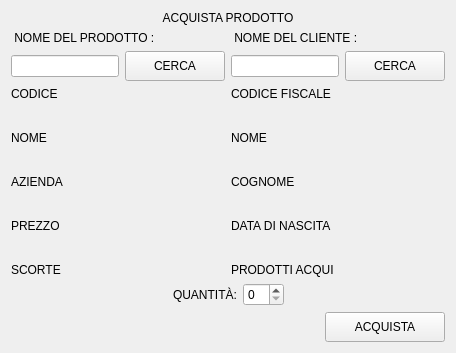
               <widget class="QWidget" name="page_acquista">
                <layout class="QVBoxLayout" name="verticalLayout_41">
                 <item>
                  <widget class="QLabel" name="label_25">
                   <property name="maximumSize">
                    <size>
                     <width>16777215</width>
                     <height>100</height>
                    </size>
                   </property>
                   <property name="text">
                    <string>ACQUISTA PRODOTTO</string>
                   </property>
                   <property name="alignment">
                    <set>Qt::AlignCenter</set>
                   </property>
                  </widget>
                 </item>
                 <item>
                  <layout class="QHBoxLayout" name="horizontalLayout_35">
                   <item>
                    <layout class="QVBoxLayout" name="verticalLayout_21">
                     <item>
                      <widget class="QLabel" name="label_18">
                       <property name="text">
                        <string> NOME DEL PRODOTTO :</string>
                       </property>
                      </widget>
                     </item>
                     <item>
                      <layout class="QHBoxLayout" name="horizontalLayout_13">
                       <item>
                        <widget class="QLineEdit" name="mod_cerca_prodotto_acquista">
                         <property name="text">
                          <string/>
                         </property>
                        </widget>
                       </item>
                       <item>
                        <widget class="QPushButton" name="bt_mod_cerca_prodotto_acquista">
                         <property name="minimumSize">
                          <size>
                           <width>100</width>
                           <height>30</height>
                          </size>
                         </property>
                         <property name="text">
                          <string>CERCA</string>
                         </property>
                        </widget>
                       </item>
                      </layout>
                     </item>
                     <item>
                      <layout class="QHBoxLayout" name="horizontalLayout_14">
                       <item>
                        <layout class="QVBoxLayout" name="verticalLayout_19">
                         <property name="spacing">
                          <number>30</number>
                         </property>
                         <item>
                          <widget class="QLabel" name="label_20">
                           <property name="text">
                            <string>CODICE</string>
                           </property>
                          </widget>
                         </item>
                         <item>
                          <widget class="QLabel" name="label_21">
                           <property name="text">
                            <string>NOME</string>
                           </property>
                          </widget>
                         </item>
                         <item>
                          <widget class="QLabel" name="label_22">
                           <property name="text">
                            <string>AZIENDA</string>
                           </property>
                          </widget>
                         </item>
                         <item>
                          <widget class="QLabel" name="label_23">
                           <property name="text">
                            <string>PREZZO</string>
                           </property>
                          </widget>
                         </item>
                         <item>
                          <widget class="QLabel" name="label_24">
                           <property name="text">
                            <string>SCORTE</string>
                           </property>
                          </widget>
                         </item>
                        </layout>
                       </item>
                       <item>
                        <layout class="QVBoxLayout" name="verticalLayout_20">
                         <property name="spacing">
                          <number>30</number>
                         </property>
                         <item>
                          <widget class="QLabel" name="label_codiceProdotto_acquista">
                           <property name="text">
                            <string/>
                           </property>
                          </widget>
                         </item>
                         <item>
                          <widget class="QLabel" name="label_nomeProdotto_acquista">
                           <property name="text">
                            <string/>
                           </property>
                          </widget>
                         </item>
                         <item>
                          <widget class="QLabel" name="label_acqiendaProdotto_acquista">
                           <property name="text">
                            <string/>
                           </property>
                          </widget>
                         </item>
                         <item>
                          <widget class="QLabel" name="label_prezzoProdotto_acquista">
                           <property name="text">
                            <string/>
                           </property>
                          </widget>
                         </item>
                         <item>
                          <widget class="QLabel" name="label_scorteProdotto_acquista">
                           <property name="text">
                            <string/>
                           </property>
                          </widget>
                         </item>
                        </layout>
                       </item>
                      </layout>
                     </item>
                    </layout>
                   </item>
                   <item>
                    <layout class="QVBoxLayout" name="verticalLayout_28">
                     <item>
                      <widget class="QLabel" name="label_26">
                       <property name="text">
                        <string> NOME DEL CLIENTE :</string>
                       </property>
                      </widget>
                     </item>
                     <item>
                      <layout class="QHBoxLayout" name="horizontalLayout_15">
                       <item>
                        <widget class="QLineEdit" name="mod_cerca_cliente_acquista">
                         <property name="text">
                          <string/>
                         </property>
                        </widget>
                       </item>
                       <item>
                        <widget class="QPushButton" name="bt_mod_cerca_cliente_acquista">
                         <property name="minimumSize">
                          <size>
                           <width>100</width>
                           <height>30</height>
                          </size>
                         </property>
                         <property name="text">
                          <string>CERCA</string>
                         </property>
                        </widget>
                       </item>
                      </layout>
                     </item>
                     <item>
                      <layout class="QHBoxLayout" name="horizontalLayout_32">
                       <item>
                        <layout class="QVBoxLayout" name="verticalLayout_30">
                         <property name="spacing">
                          <number>30</number>
                         </property>
                         <item>
                          <widget class="QLabel" name="label_27">
                           <property name="text">
                            <string>CODICE FISCALE</string>
                           </property>
                          </widget>
                         </item>
                         <item>
                          <widget class="QLabel" name="label_28">
                           <property name="text">
                            <string>NOME</string>
                           </property>
                          </widget>
                         </item>
                         <item>
                          <widget class="QLabel" name="label_29">
                           <property name="text">
                            <string>COGNOME</string>
                           </property>
                          </widget>
                         </item>
                         <item>
                          <widget class="QLabel" name="label_30">
                           <property name="text">
                            <string>DATA DI NASCITA</string>
                           </property>
                          </widget>
                         </item>
                         <item>
                          <widget class="QLabel" name="label_31">
                           <property name="text">
                            <string>PRODOTTI ACQUI</string>
                           </property>
                          </widget>
                         </item>
                        </layout>
                       </item>
                       <item>
                        <layout class="QVBoxLayout" name="verticalLayout_40">
                         <property name="spacing">
                          <number>30</number>
                         </property>
                         <item>
                          <widget class="QLabel" name="label_codiceFiscaleCliente_acquista">
                           <property name="text">
                            <string/>
                           </property>
                          </widget>
                         </item>
                         <item>
                          <widget class="QLabel" name="label_nomeCliente_acquista">
                           <property name="text">
                            <string/>
                           </property>
                          </widget>
                         </item>
                         <item>
                          <widget class="QLabel" name="label_cognomeCliente_acquista">
                           <property name="text">
                            <string/>
                           </property>
                          </widget>
                         </item>
                         <item>
                          <widget class="QLabel" name="label_dataDiNascitaCliente_acquista">
                           <property name="text">
                            <string/>
                           </property>
                          </widget>
                         </item>
                         <item>
                          <widget class="QLabel" name="label_prodottiAcquistatiCliente_acquista">
                           <property name="text">
                            <string/>
                           </property>
                          </widget>
                         </item>
                        </layout>
                       </item>
                      </layout>
                     </item>
                    </layout>
                   </item>
                  </layout>
                 </item>
                 <item>
                  <layout class="QHBoxLayout" name="horizontalLayout_33">
                   <item>
                    <spacer name="horizontalSpacer_8">
                     <property name="orientation">
                      <enum>Qt::Horizontal</enum>
                     </property>
                     <property name="sizeHint" stdset="0">
                      <size>
                       <width>40</width>
                       <height>20</height>
                      </size>
                     </property>
                    </spacer>
                   </item>
                   <item>
                    <widget class="QLabel" name="label_32">
                     <property name="text">
                      <string>QUANTITÀ:</string>
                     </property>
                    </widget>
                   </item>
                   <item>
                    <widget class="QSpinBox" name="spinBox_quantita_acquista"/>
                   </item>
                   <item>
                    <spacer name="horizontalSpacer_9">
                     <property name="orientation">
                      <enum>Qt::Horizontal</enum>
                     </property>
                     <property name="sizeHint" stdset="0">
                      <size>
                       <width>40</width>
                       <height>20</height>
                      </size>
                     </property>
                    </spacer>
                   </item>
                  </layout>
                 </item>
                 <item>
                  <layout class="QHBoxLayout" name="horizontalLayout_34">
                   <property name="spacing">
                    <number>6</number>
                   </property>
                   <item>
                    <widget class="QLabel" name="signal_registra_acquista">
                     <property name="minimumSize">
                      <size>
                       <width>200</width>
                       <height>0</height>
                      </size>
                     </property>
                     <property name="text">
                      <string/>
                     </property>
                     <property name="alignment">
                      <set>Qt::AlignCenter</set>
                     </property>
                    </widget>
                   </item>
                   <item>
                    <spacer name="horizontalSpacer_11">
                     <property name="orientation">
                      <enum>Qt::Horizontal</enum>
                     </property>
                     <property name="sizeHint" stdset="0">
                      <size>
                       <width>40</width>
                       <height>20</height>
                      </size>
                     </property>
                    </spacer>
                   </item>
                   <item>
                    <widget class="QPushButton" name="bt_acq_acquista">
                     <property name="minimumSize">
                      <size>
                       <width>120</width>
                       <height>30</height>
                      </size>
                     </property>
                     <property name="text">
                      <string>ACQUISTA</string>
                     </property>
                    </widget>
                   </item>
                  </layout>
                 </item>
                </layout>
               </widget>
